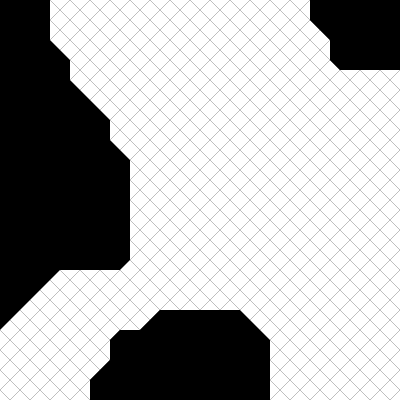
Frame 1 (no input)
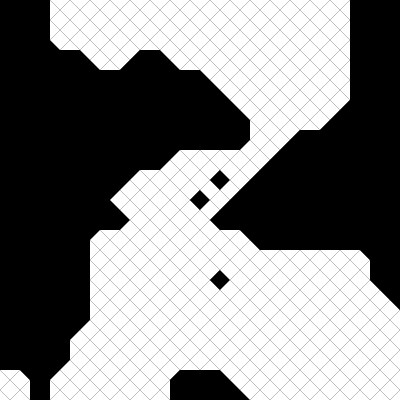
Frame 60 (the mouse pressed at the canvas centre just before this capture)
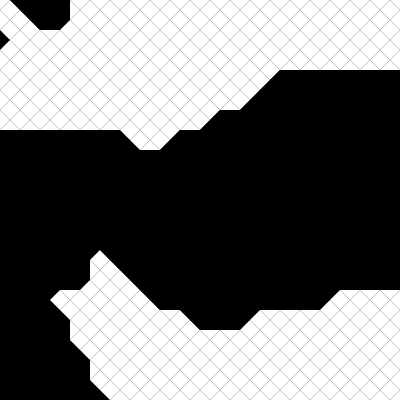
Frame 120 (the mouse held since frame 60 and released just before this capture)

The Processing sketch that drew these frames (run headless with seeded random() and noise(); from frame 60 on, the mouse is pressed at the canvas centre):

// Processing sketch: processing_65970
// ── processing_65970.pde

//import processing.opengl.*;
//import controlP5.*;
//ControlP5 cp5;
int[][] terrain;
int gridSize = 20;
int arraySize;

void setup() {
  size(400, 400);
  arraySize = (width/gridSize)+1;
  terrain = new int[arraySize][arraySize];
  for(int x=0;x<arraySize;x++){
    for(int y=0;y<arraySize;y++){
      terrain[x][y] = int(noise(x/10.0, y/10.0)*2.0);
    }
  }
}
void draw(){
  int offset = (int)random(200000);
  offset = 0;
  for(int x=0;x<arraySize;x++){
    for(int y=0;y<arraySize;y++){
      terrain[x][y] = int(noise((x+offset)/10.0, (y+offset)/10.0, millis()/3000.0)*2.0);
    }
  }

  background(0);
  beginShape(TRIANGLES);
noStroke();
  for(int x=0;x<arraySize-1;x++){
    for(int y=0;y<arraySize-1;y++){
      // calculate the binary index of the corner
      int index = ((terrain[x][y]<<3) | (terrain[x+1][y]<<2) | (terrain[x+1][y+1]<<1) | (terrain[x][y+1]));
      switch(index){
        case 0:
          tri(x*gridSize,y*gridSize,gridSize,255,255,255,255,255,255,255,255);
          break;
        case 1:
          tri(x*gridSize,y*gridSize,gridSize,255,255,255,255,0,255,255,255);
          break;
        case 2:
          tri(x*gridSize,y*gridSize,gridSize,255,255,255,255,255,255,255,0);
          break;
        case 3:
          tri(x*gridSize,y*gridSize,gridSize,255,255,255,255,0,0,0,0);
          break;
        case 4:
          tri(x*gridSize,y*gridSize,gridSize,255,255,255,0,255,255,255,255);
          break;
        case 5:
          tri(x*gridSize,y*gridSize,gridSize,255, 255,255,0,0,255,255,255);
          break;
        case 6:
          tri(x*gridSize,y*gridSize,gridSize,255, 255, 0, 0, 255, 255, 0, 0);
          break;
        case 7:
          tri(x*gridSize,y*gridSize,gridSize,255,0,0,0,0,0,0,0);
          break;
        case 8:
          tri(x*gridSize,y*gridSize,gridSize,0,255,255,255,255,255,255,255);
          break;
        case 9:
          tri(x*gridSize,y*gridSize,gridSize,0,0,255,255,0,0,255,255);
          break;
        case 10:
          tri(x*gridSize,y*gridSize,gridSize,0,255,255,255,255,255,255,0);
          break;
        case 11:
          tri(x*gridSize,y*gridSize,gridSize,0,0,0,255,0,0,0,0);
          break;
        case 12:
          tri(x*gridSize,y*gridSize,gridSize,0,0,0,0,255,255,255,255);
          break;
        case 13:
          tri(x*gridSize,y*gridSize,gridSize,0,0,0,0,0,0,0,255);
          break;
        case 14:
          tri(x*gridSize,y*gridSize,gridSize,0,0,0,0,255,0,0,0);
          break;
        case 15:
          tri(x*gridSize,y*gridSize,gridSize,0,0,0,0,0,0,0,0);
          break;
      }
    }
  }
  endShape();
}
/*
1/2 3\4
5\6 7/8
*/
void tri(int x, int y, int _size, int a, int b, int c, int d, int a2, int b2, int c2, int d2)
{
  // tl1
  fill(a);
  vertex(x, y);
  vertex(x+_size/2, y);
  vertex(x, y+_size/2);
  
  // tl2
  fill(b);
  vertex(x, y+_size/2);
  vertex(x+_size/2, y);
  vertex(x+_size/2, y+_size/2);

  //tr1
  fill(c);
  vertex(x+_size/2, y+_size/2);
  vertex(x+_size/2, y);
  vertex(x+_size, y+_size/2);
  
  //tr2
  fill(d);
  vertex(x+_size/2, y);
  vertex(x+_size, y+_size/2);
  vertex(x+_size, y);
  
  // bl1
  fill(a2);
  vertex(x, y+_size/2);
  vertex(x, y+_size);
  vertex(x+_size/2, y+_size);
  
  // bl2
  fill(b2);
  vertex(x, y+_size/2);
  vertex(x+_size/2, y+_size);
  vertex(x+_size/2, y+_size/2);

  //br1
  fill(c2);
  vertex(x+_size/2, y+_size/2);
  vertex(x+_size/2, y+_size);
  vertex(x+_size, y+_size/2);

  //br2
  fill(d2);
  vertex(x+_size, y+_size/2);
  vertex(x+_size/2, y+_size);
  vertex(x+_size, y+_size);
}
